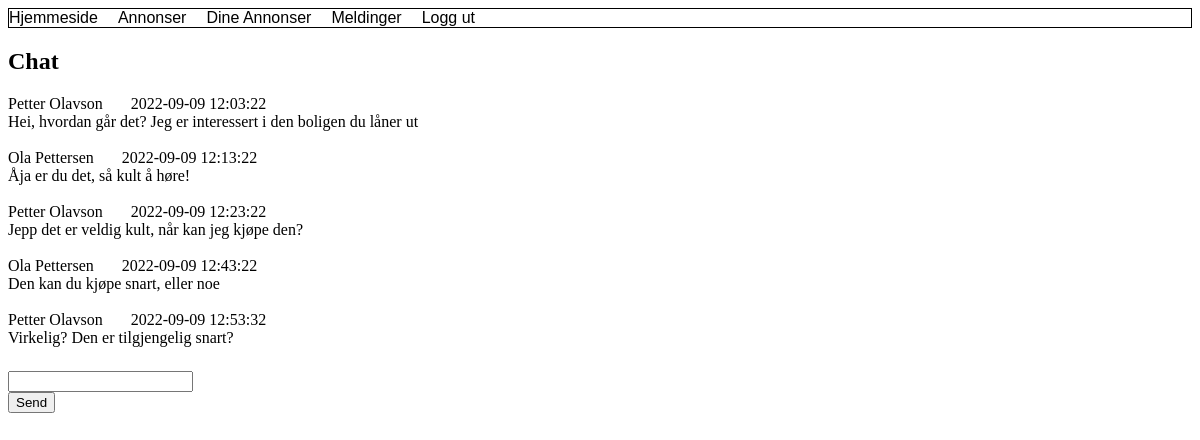
Screenshot of /Pages/Messages.php?ID=2 (signed in) with the database file from the repository.
### tables this page shows
CREATE TABLE messages (
    messageID INT NOT NULL AUTO_INCREMENT,
    messageText VARCHAR(500) NOT NULL,
    messageTime DATETIME NOT NULL,
    recieverID INT NOT NULL,
    senderID INT NOT NULL,
    PRIMARY KEY (messageID),
    FOREIGN KEY (recieverID) references user(userID) ON DELETE CASCADE,
    FOREIGN KEY (senderID) references user(userID) ON DELETE CASCADE
);

### Pages/Messages.php (the view, shortened to what this page needs)
<?php
include_once "../Utilities/DatabaseConnection.php";
include_once "../Utilities/Header.php";
$senderID = $_GET['ID'];
$recieverID = $_SESSION["user"]["userID"];
$sInfo = mysqli_query($connection, "SELECT firstName, lastName FROM user where userID = '$senderID'");
$sArray = $sInfo->fetch_assoc();
$senderName = implode(" ", $sArray);
$rInfo = mysqli_query($connection, "SELECT firstName, lastName FROM user where userID = '$recieverID'");
$rArray = $rInfo->fetch_assoc();
$recieverName = implode(" ", $rArray);
$messages = mysqli_query($connection,"SELECT messageText, messageTime, recieverID, senderID FROM Messages WHERE
           (recieverID = $recieverID AND senderID = $senderID) OR (senderID = $recieverID AND recieverID = $senderID) ORDER BY messageTime");
?>
<html lang="NO">
<head>
</head>
<body>
<section>
    <h1>Chat</h1>
    <table>
        <tr>
            <th></th>
        </tr>
        <?php
        while($rows=$messages->fetch_assoc()){
            if ($rows['senderID'] == $recieverID){
                echo '<a>' . $recieverName . '&nbsp &nbsp &nbsp &nbsp' . $rows['messageTime'] . '</a></br>';
            } elseif ($rows['senderID'] == $senderID){
                echo '<a>' . $senderName . '&nbsp &nbsp &nbsp &nbsp' . $rows['messageTime'] . '</a></br>';
            }
            echo '<a> ' .$rows['messageText'].'</a></br>';
        }
        ?>
    </table>
    <form method='post'>
        <input name='message' type='text' /><br>
        <button type='submit' name="message_button">Send</button>
    </form>
</section>
</body>
</html>

### Utilities/Header.php (shortened to what this page needs)
<link rel="stylesheet" href="../css/misc.css">
<header style="font-family: Arial,Helvetica,sans-serif">
    <div class="headerStyle">
                <?php
                echo '<span>';
                echo '<li> <a href="../Pages/Homepage.php"> Hjemmeside </a></li>';
                echo '<li> <a href="../Pages/Listings.php"> Annonser </a></li>';
                if ($_SESSION['user']['isStudent'] == 0) {
                    echo '<li> <a href="../Pages/MyListings.php"> Dine Annonser </a></li>';
                }
                echo '<li> <a href="../Pages/Inbox.php"> Meldinger </a></li>';
                echo '<li> <a href="../Pages/Logout.php"> Logg ut </a></li>';
                echo '</span>';
                ?>
    </div>
</header>

### css/misc.css (style rules this page uses)
.headerStyle { border: 1px solid black; }
.headerStyle > span > li { display:inline-block; margin-right:20px; }
.headerStyle > span > li > a { color:#000000; text-decoration:none; }

### rows the page displays
messages: messageTime "2022-09-09 12:03:22", messageText "Hei, hvordan går det? Jeg er interessert i den boligen du låner ut"
messages: messageTime "2022-09-09 12:13:22", messageText "Åja er du det, så kult å høre!"
messages: messageTime "2022-09-09 12:23:22", messageText "Jepp det er veldig kult, når kan jeg kjøpe den?"
messages: messageTime "2022-09-09 12:43:22", messageText "Den kan du kjøpe snart, eller noe"
messages: messageTime "2022-09-09 12:53:32", messageText "Virkelig? Den er tilgjengelig snart?"
